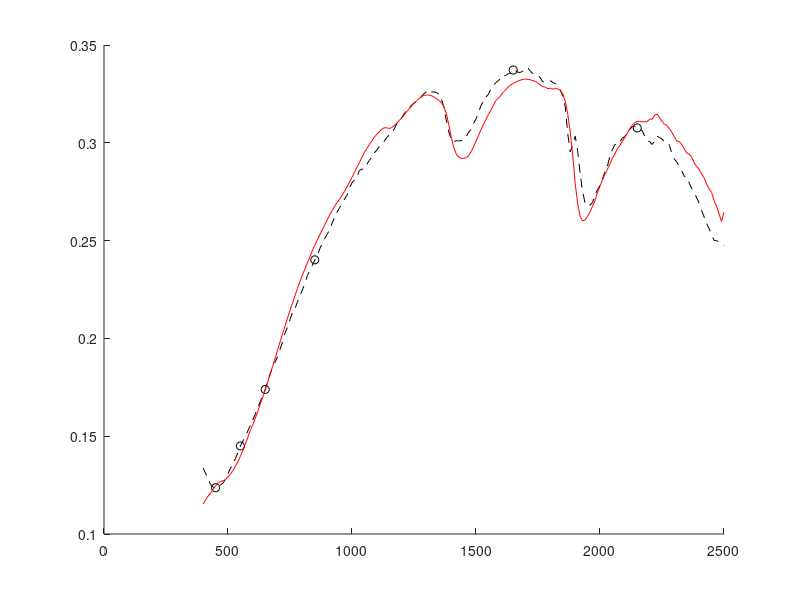

The MATLAB source for this figure:
% This script shows how to reconstruct hyperspectral soil reflectance from observed multispectral soil reflectance

WVL = 400:10:2500;
DryVec = importdata('MD.vec.txt');
SMVec = importdata('SM.vec.txt');
GSV = [DryVec;SMVec];

wvl = [450,550,650,850,1650,2150];
[~,idx] = intersect(WVL,wvl,'stable');
gsv = GSV(:,idx);

hyper = csvread('TestSpectrum.csv',1,0);
multi = hyper(:,idx);

X = multi;
V = gsv;
C = X * pinv(V);

X = hyper;
V = GSV;
R = C * V;

hold on
plot(WVL,hyper,'k--')
plot(wvl,multi,'ko')
plot(WVL,R,'r-')
